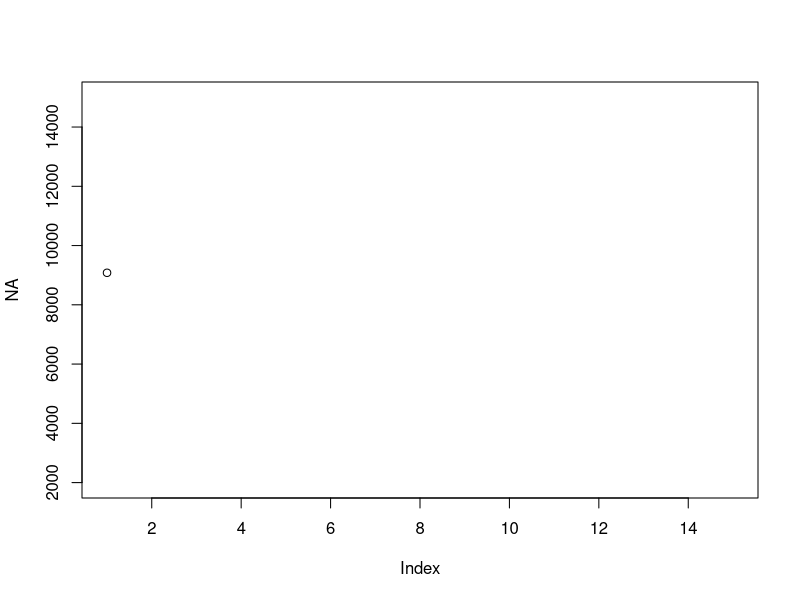

The R source for this figure: (Note: a time limit stopped this script after it produced the figure.)



# ----- Number Line ML -----



# There are four discrete number lines
# The first space is 1
# The last space is 10
# Each number line has an agent that starts in space 1
# At each step, choose an agent to move
# The chosen agent moves as follows
# 1. If the agent is in space 1, it moves to space 2 with probability 1
# 2. Otherwise, the agent moves -1 with prob. 0.5 and 1 with prob. 0.5
# The game ends when any agent reaches space 10
# Track how many times each agent moves
# Final score is the sum of squared counts
# Smallest score is best



#' Create number line
#' 
#' @description
#' Creates a number line with an agent in the first space. The agent
#' is represented as '1' and empty as '0'.
#' 
#' @returns a number line with an agent in the first space.
create_numberline <- function(){
  return(c(1, rep(0, 9)))
}



# Moving point on the line
# Choice is the number of the current line
move_point <- function(choice, lineList){ 
  n_line <- lineList[[choice]]
  
  # if the point is at 1 on the number line, it always moves right
  if (n_line[1] == 1) {
    n_line[1] <- 0
    n_line[2] <- 1
    
  } else {
    direction <- sample(c(-1, 1), 1)
    curr_pos <- which(n_line == 1)
    n_line[curr_pos] <- 0
    n_line[curr_pos + direction] <- 1
  }
  
  lineList[[choice]] <- n_line
  return(lineList)
}

#' Compute final score
#' 
#' @description 
#' The final score for the game is the sum of the squared times that
#' each number line has been selected. The score should be minimized.
#' 
#' @param counts Integer. A vector of times each line was selected.
#' @returns the final score.
compute_score <- function(counts){
  return(sum(counts^2))
}

#' Choose Naive Action
#' 
#' @description 
#' Chooses number line using naive policies for the number line game.
#' 
#' @details 
#' Always chooses the first number line.
#' 
#' @returns the chosen number line.
choose_naive_action <- function(){
  return(1)
}


state_from_world <- function(count, number_line) {
  if (count > 30 ) {
    count <- 30
  }
  
  state <- data.frame(
    count = count,
    pos = which(number_line == 1)
  )
  return(state)
}


create_policy <- function(state_action_space){
  state_action_space$action <- runif(nrow(state_action_space), 0, 1)
  return(state_action_space)
}


choose_action <- function(state, policy){
  ind <- (state$count == policy$count) & (state$pos == policy$pos)
  action <- policy$action[ind]
  return(action)
}


evaluate_policy <- function(policy, iters = 1000){
  line_set <- list(
    create_numberline(),
    create_numberline(),
    create_numberline(),
    create_numberline()
  )

  score_list <- lapply(1:iters, function(i){
    state <- 0
    count <- c(0, 0, 0, 0)
    while (state == 0) {
      value <- lapply(1:4, function(j){
        n_line <- line_set[[j]]
        move_count <- count[j]
        state <- state_from_world(move_count, n_line)
        action <- choose_action(state, policy)
        return(action)
      })
      value <- unlist(value)
      choice <- which.max(value)
      
      line_set <- move_point(choice, line_set)
      count[choice] <- count[choice] + 1
      curr_line <- line_set[[choice]]
      
      if(curr_line[10] == 1) {
        state <- 1
      }
    }
    
    return(compute_score(count))
  })
  
  score_list <- unlist(score_list)
  return(mean(score_list))
}

# Evaluates population
eval_fitness <- function(population){
  pop_fitness <- lapply(population, function(chrom){
    evaluate_policy(chrom, iters)
  })
  pop_fitness <- unlist(pop_fitness)
  return(pop_fitness)
}


# Crossover
crossover <- function(A, B, crossover_rate){
  p <- runif(nrow(A), 0, 1)
  doCross <- (p < crossover_rate)
  gamma <- runif(nrow(A), 0, 1)
  crosses <- gamma * (A$action - B$action) + A$action
  x <- A
  x$action <- ifelse(doCross, crosses, A$action)
  return(x)
}


# Mutation: Pure exploration - randomly changes values of the chromosomes
mutate <- function(policy, mutation_rate = 0.01){
  p <- runif(nrow(policy), 0, 1)
  m <- runif(nrow(policy), 0, 1)
  policy$action <- ifelse(p < mutation_rate, m, policy$action)
  return(policy)
}


# ----- Running the Optimizer -----

# Parameters
state_action_space <- expand.grid(
  count = (0:30),
  pos = (1:10),
  action = NA
)
pop_size <- 10
crossover_rate <- 0.5
mutation_rate <- 0.01
iters <- 80
epochs <- 15
fitness_record <- rep(NA, epochs)
population <- lapply(1:pop_size, function(i){
  create_policy(state_action_space)
})
plot(NA, xlim = c(1, epochs), ylim = c(2000, 15000))


for (i in 1:epochs) {
  # Evaluate fitness
  pop_fitness <- eval_fitness(population)
  fitness_median <- median(pop_fitness)
  # Selection
  population <- population[pop_fitness <= fitness_median]
  # Crossover
  num_offspring <- pop_size-length(population)
  offspring <- lapply(1:num_offspring, function(i){
    parent_inds <- sample(1:length(population), 2, replace = FALSE)
    crossover(population[[ parent_inds[1] ]], population[[ parent_inds[2] ]], crossover_rate)
  })
  # Mutate
  offspring <- lapply(1:length(offspring), function(i){
    mutate(offspring[[i]], mutation_rate)
  })
  # Update 
  population <- c(population, offspring)
  
  fitness_record[i] <- mean(pop_fitness)
  points(fitness_record, type = 'b')
}
